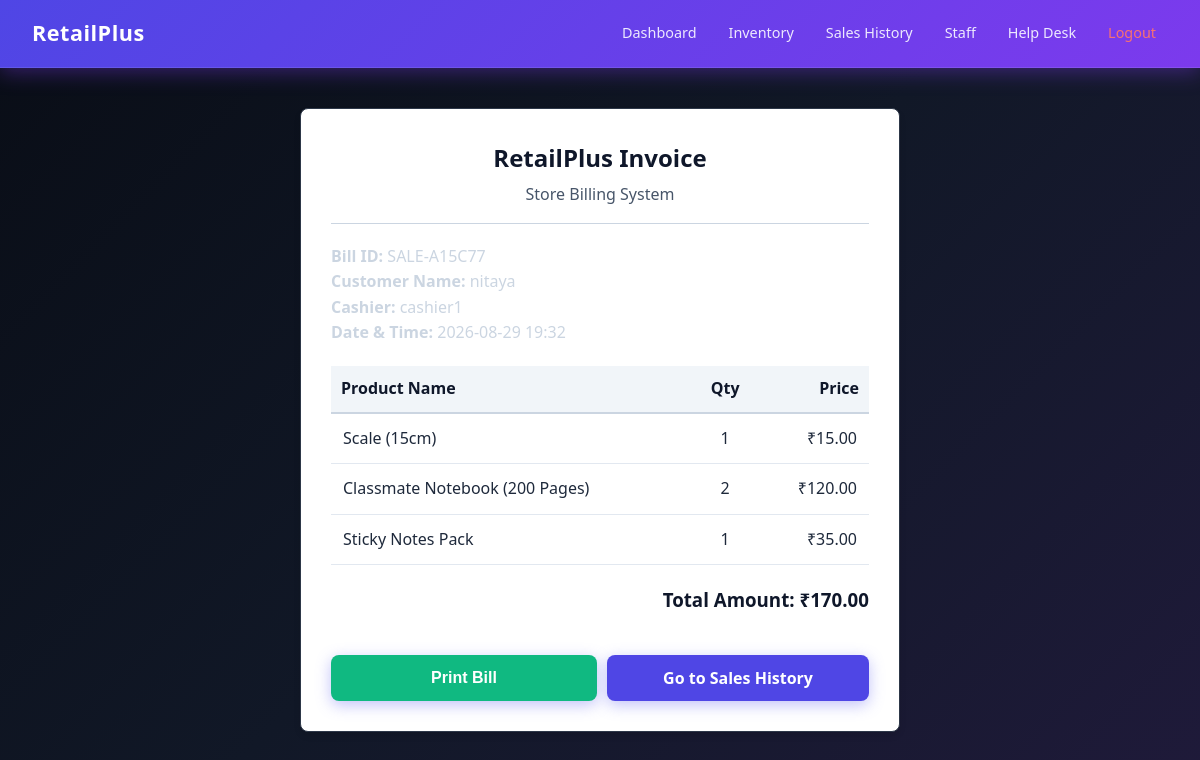
The app's page /bill/SALE-A15C77 (signed in) with its own data.
### app.py (models this page shows)
class Customer(db.Model):
    __tablename__ = 'customer'
    id = db.Column(db.String(20), primary_key=True)
    customer_name = db.Column(db.String(100), nullable=False)
    cashier = db.Column(db.String(50), nullable=False)
    quantity = db.Column(db.Integer, nullable=False)
    total = db.Column(db.Float, nullable=False)
    purchase_cost = db.Column(db.Float, nullable=False)
    date = db.Column(db.String(30), nullable=False)
    items = db.relationship('SaleItem', backref='customer', cascade="all, delete-orphan", lazy=True)

class SaleItem(db.Model):
    __tablename__ = 'sale_item'
    id = db.Column(db.Integer, primary_key=True)
    sale_id = db.Column(db.String(20), db.ForeignKey('customer.id'), nullable=False)
    product_name = db.Column(db.String(150), nullable=False)
    quantity = db.Column(db.Integer, nullable=False)
    price = db.Column(db.Float, nullable=False)

### app.py (the view)
@app.route('/bill/<string:sale_id>')
def view_bill(sale_id):
    if "username" not in session:
        return redirect(url_for("login"))
    sale = Customer.query.get_or_404(sale_id)
    return render_template("bill.html", sale=sale, role=session.get('role'))

### templates/bill.html (shortened to what this page needs)
<!DOCTYPE html>
<html lang="en">
<head>
    <link rel="stylesheet" href="{{ url_for('static', filename='style.css') }}">
</head>
<body>
    <nav class="navbar no-print">
        <div class="logo">RetailPlus</div>
        <ul class="nav-links">
            <li><a href="/">Dashboard</a></li>
            <li><a href="/Inventory">Inventory</a></li>
            <li><a href="/sales_history">Sales History</a></li>
            {% if role == 'admin' %}
            <li><a href="/staff">Staff</a></li>
            {% endif %}
            <li><a href="/support">Help Desk</a></li>
            <li><a href="/logout" style="color: #f87171;">Logout</a></li>
        </ul>
    </nav>
    <main class="container">
        <div class="form-card" style="max-width: 600px; margin: 40px auto; background: white; padding: 30px; border-radius: 8px; box-shadow: 0 4px 6px rgba(0,0,0,0.1); color: #1e293b;">
            <div style="text-align: center; margin-bottom: 20px;">
                <h2 style="color: #0f172a;">RetailPlus Invoice</h2>
                <p style="color: #475569; margin: 5px 0;">Store Billing System</p>
                <hr style="border: 0; border-top: 1px solid #cbd5e1; margin: 15px 0;">
            </div>
            <div style="margin-bottom: 20px; color: #334155;">
                <p><strong>Bill ID:</strong> {{ sale.id }}</p>
                <p><strong>Customer Name:</strong> {{ sale.customer_name }}</p>
                <p><strong>Cashier:</strong> {{ sale.cashier }}</p>
                <p><strong>Date & Time:</strong> {{ sale.date }}</p>
            </div>
            <table style="width: 100%; border-collapse: collapse; margin-bottom: 20px;">
                <thead>
                    <tr style="background: #f1f5f9; border-bottom: 2px solid #cbd5e1; color: #0f172a;">
                        <th style="padding: 10px; text-align: left;">Product Name</th>
                        <th style="padding: 10px; text-align: center;">Qty</th>
                        <th style="padding: 10px; text-align: right;">Price</th>
                    </tr>
                </thead>
                <tbody>
                    {% for item in sale.items %}
                    <tr style="border-bottom: 1px solid #e2e8f0; color: #1e293b;">
                        <td style="padding: 12px; text-align: left;">{{ item.product_name }}</td>
                        <td style="padding: 12px; text-align: center;">{{ item.quantity }}</td>
                        <td style="padding: 12px; text-align: right;">₹{{ "%.2f"|format(item.price * item.quantity) }}</td>
                    </tr>
                    {% endfor %}
                </tbody>
            </table>
            <div style="text-align: right; margin-bottom: 30px; color: #0f172a;">
                <h3>Total Amount: ₹{{ "%.2f"|format(sale.total) }}</h3>
            </div>
            <div class="no-print" style="display: flex; gap: 10px; justify-content: space-between;">
                <button onclick="window.print()" class="btn" style="background: #10b981; flex: 1; cursor: pointer;">Print Bill</button>
                <a href="/sales_history" class="btn" style="background: #4f46e5; flex: 1; text-align: center; text-decoration: none; line-height: normal; padding: 12px; color: white;">Go to Sales History</a>
            </div>
        </div>
    </main>
</body>
</html>

### static/style.css (style rules this page uses)
* { box-sizing: border-box; margin: 0; padding: 0; }
body { font-family: 'Segoe UI', Tahoma, Geneva, Verdana, sans-serif; background: linear-gradient(135deg, #090d16 0%, #111827 50%, #1f1a3a 100%); color: #f8fafc; line-height: 1.6; min-height: 100vh; }
.navbar { background: linear-gradient(135deg, #4f46e5 0%, #7c3aed 100%); padding: 1rem 2rem; display: flex; justify-content: space-between; align-items: center; color: white; box-shadow: 0 4px 20px rgba(124, 58, 237, 0.4); position: sticky; top: 0; z-index: 1000; border-bottom: 1px solid rgba(255, 255, 255, 0.1); }
.logo { font-size: 1.35rem; font-weight: 700; letter-spacing: 0.5px; display: flex; align-items: center; gap: 8px; white-space: nowrap; }
.nav-links { display: flex; list-style: none; align-items: center; gap: 8px; }
.nav-links li { white-space: nowrap; }
.nav-links li a { color: #ede9fe; text-decoration: none; font-weight: 500; font-size: 0.9rem; transition: all 0.3s ease; padding: 6px 12px; border-radius: 6px; }
.container { max-width: 1050px; margin: 40px auto; padding: 0 20px; }
.card, .form-card { background: #172033; padding: 2.2rem; border-radius: 14px; box-shadow: 0 10px 30px -5px rgba(0, 0, 0, 0.5); border: 1px solid #2d3748; transition: all 0.35s cubic-bezier(0.16, 1, 0.3, 1); margin-bottom: 25px; color: #e2e8f0; }
.card p, .form-card p, .card li, .form-card li { color: #cbd5e1; }
.btn { width: 100%; padding: 14px; background: linear-gradient(135deg, #6366f1 0%, #9333ea 100%); color: white; border: none; border-radius: 8px; cursor: pointer; font-size: 1rem; font-weight: 600; margin-top: 10px; transition: all 0.3s ease; box-shadow: 0 4px 15px rgba(99, 102, 241, 0.4); }
.card, .form-card { animation: fadeInUp 0.6s cubic-bezier(0.16, 1, 0.3, 1) forwards; }

### templates/bill.html (style rules this page uses)
body { color: #1e293b; }

### records on screen
Customer: id "SALE-A15C77", customer_name "nitaya", cashier "cashier1", date "2026-08-29 19:32", total "170.00"
SaleItem: product_name "Scale (15cm)", quantity "1", item.price*item.quantity "15.00"
SaleItem: product_name "Classmate Notebook (200 Pages)", quantity "2", item.price*item.quantity "120.00"
SaleItem: product_name "Sticky Notes Pack", quantity "1", item.price*item.quantity "35.00"
